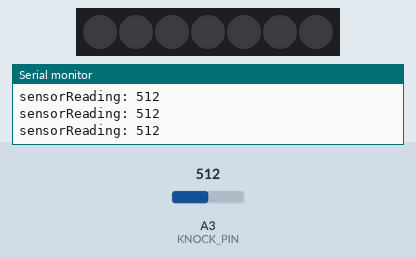
Bench run of a sketch on a simulated Arduino Uno, built with avr-gcc and run on an emulated ATmega328P. On the bench: 7 RGB LEDs in strip order, left to right, the last lines printed to the serial monitor. The test bench sets the inputs (shaded band); at power-on: A3 (KNOCK_PIN) = 512. Dim RGB values are drawn brighter than linear.

Above: at 1.2 s.
1.3 s: A3 (KNOCK_PIN) set to 1002
2.8 s: A3 (KNOCK_PIN) set to 1020
At 8.62 s:
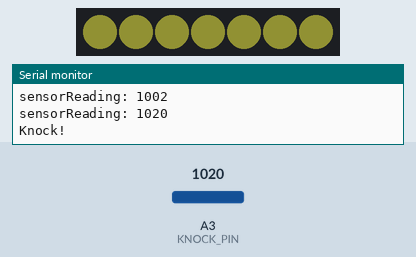
At 10.1 s:
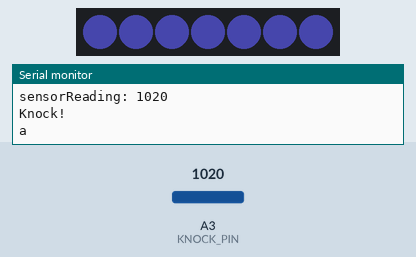
Timing chart, 0 to 28.6 s (numbered marks = the images above; inputs shaded):
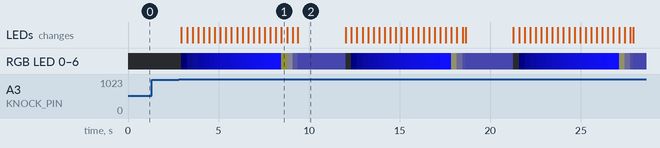

Measured:
- the behaviour switches between 1019 and 1020 on A3 (KNOCK_PIN) (found by bisection; images 0 and 1)
- after the input at 2.8 s, RGB LED 0–6: off → RGB(0, 0, 1) after 0.15 s, → RGB(1, 1, 15) 0.31 s later, → RGB(2, 2, 30) 0.31 s later, → RGB(2, 2, 44) 0.31 s later, … (68 changes in this stretch); the LEDs: first change after 0.15 s (image 1 shows a later state)

The sketch:

firmware.ino
```cpp
#include <Adafruit_NeoPixel.h>

#define SPEAKER_PIN 13
#define NEOPIXEL_PIN 15
#define NUM_PIXELS 7
#define KNOCK_PIN 17
#define KNOCK_THRESHOLD 1020

int colors[NUM_PIXELS];

Adafruit_NeoPixel strip = Adafruit_NeoPixel(NUM_PIXELS, NEOPIXEL_PIN, NEO_GRB + NEO_KHZ800);

int sensorReading = 0;
uint32_t color = strip.Color(0, 0, 0);
int numTones = 10;
int tones[] = {440, 440, 440, 440, 415, 392, 370, 349, 330, 311, 294, 277, 261};

void setup() {
  Serial.begin(115200);
  strip.begin();

  pinMode(KNOCK_PIN, INPUT);
}

void playTones() {
  for (int i = 0; i < numTones; i++) {
    tone(SPEAKER_PIN, tones[i]);
    delay(250);
  }
  noTone(SPEAKER_PIN);
}

void lasersOn() {
  for (uint16_t b = 0; b <= 610; b++) {
      color = strip.Color(b / 30, b / 30, b / 2);
      delay(10);

    for (uint16_t i = 0; i < strip.numPixels(); i++) {
      strip.setPixelColor(i, color);
    }
    strip.show();
  }
}

void lasersOff() {
  for (uint16_t b = 0; b <= 255; b++) {
      color = strip.Color(0, 0, 255 - b);

    for (uint16_t i = 0; i < strip.numPixels(); i++) {
      strip.setPixelColor(i, color);
    }
    strip.show();
  }
}

void loop() {
  delay(50);

  for (uint16_t i = 0; i < strip.numPixels(); i++) {
      strip.setPixelColor(i, 0);
  }
  strip.show();

  sensorReading = analogRead(KNOCK_PIN);
  Serial.print("sensorReading: ");
  Serial.println(sensorReading);

  if (sensorReading >= KNOCK_THRESHOLD) {
    Serial.println("Knock!");

    lasersOn();

    Serial.print('a');

    delay(2500);

    Serial.print('b');
    lasersOff();
  }
  delay(100);
}
```
